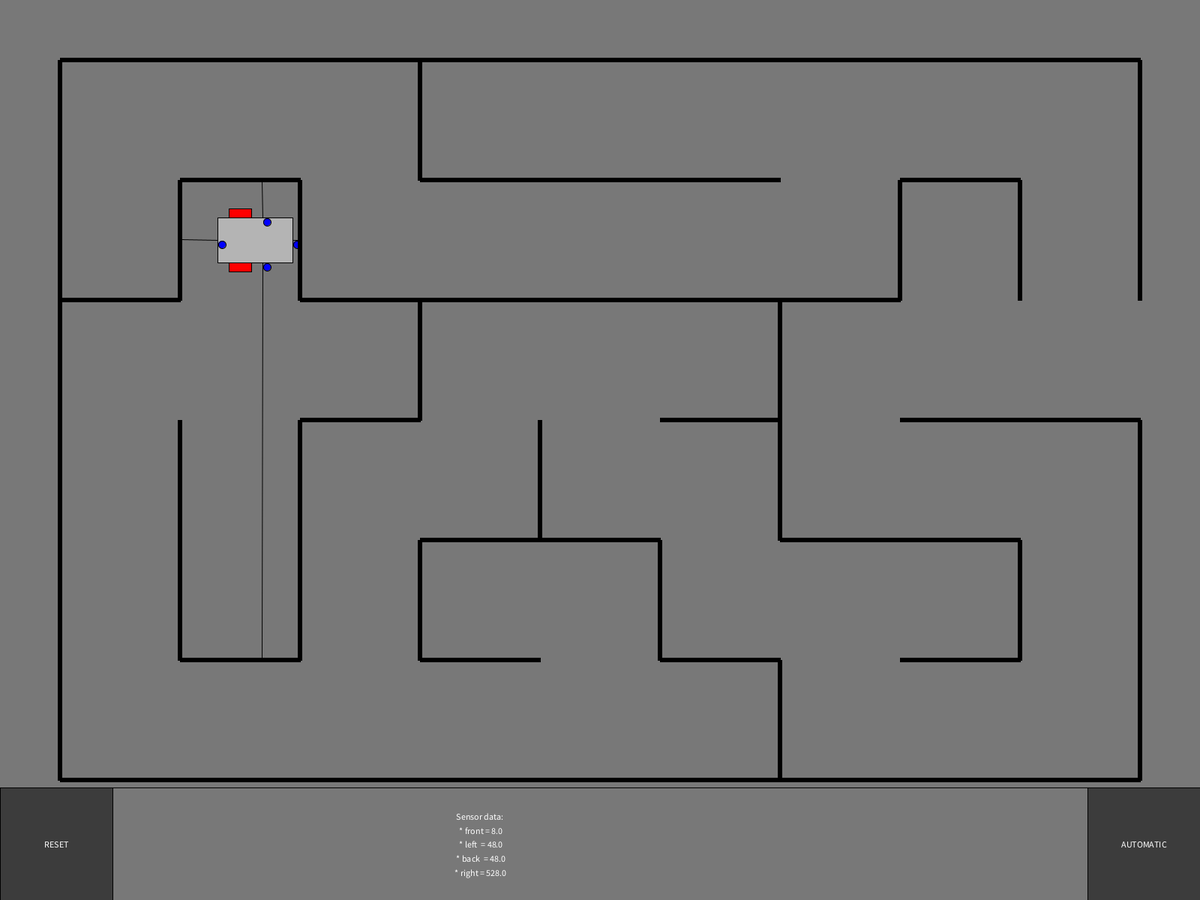
Frame 1 (no input)
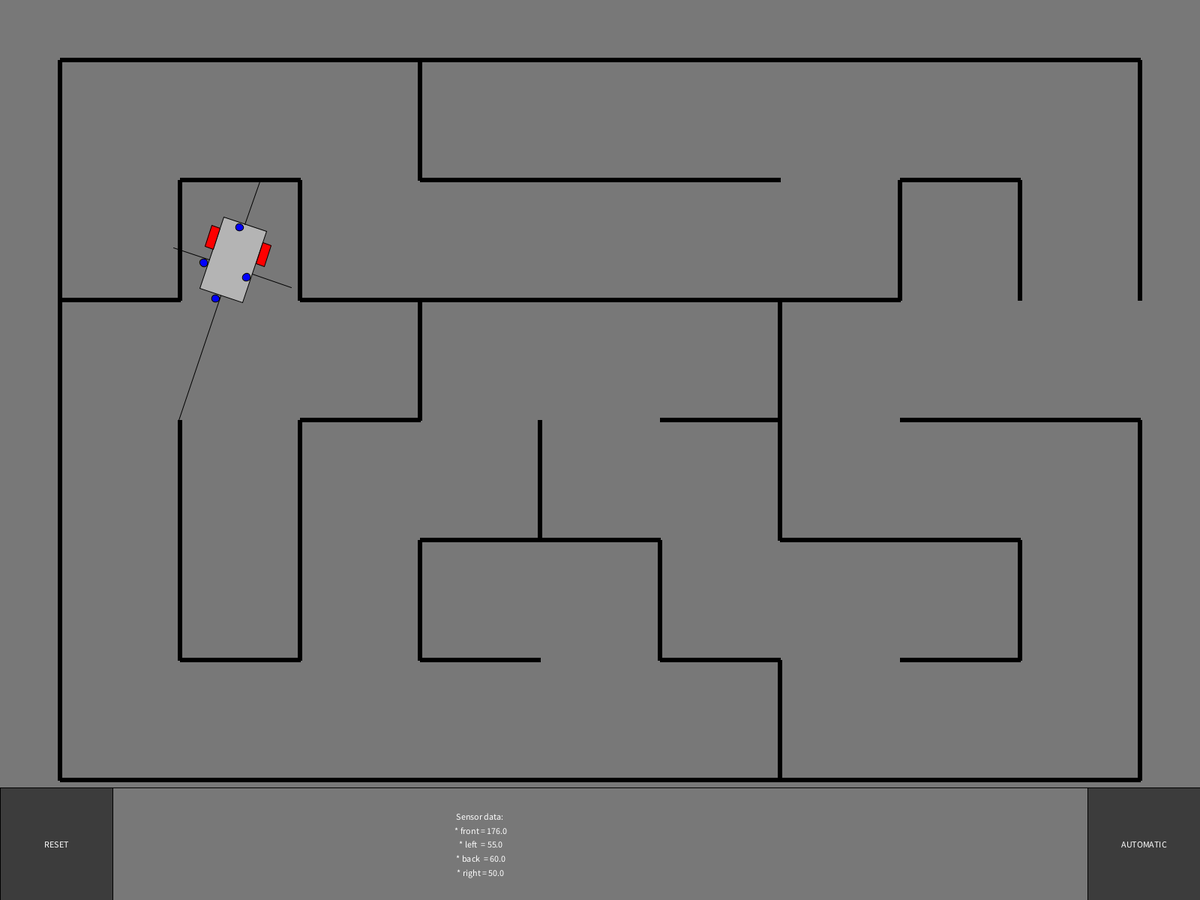
Frame 60 (the mouse pressed at the canvas centre just before this capture)
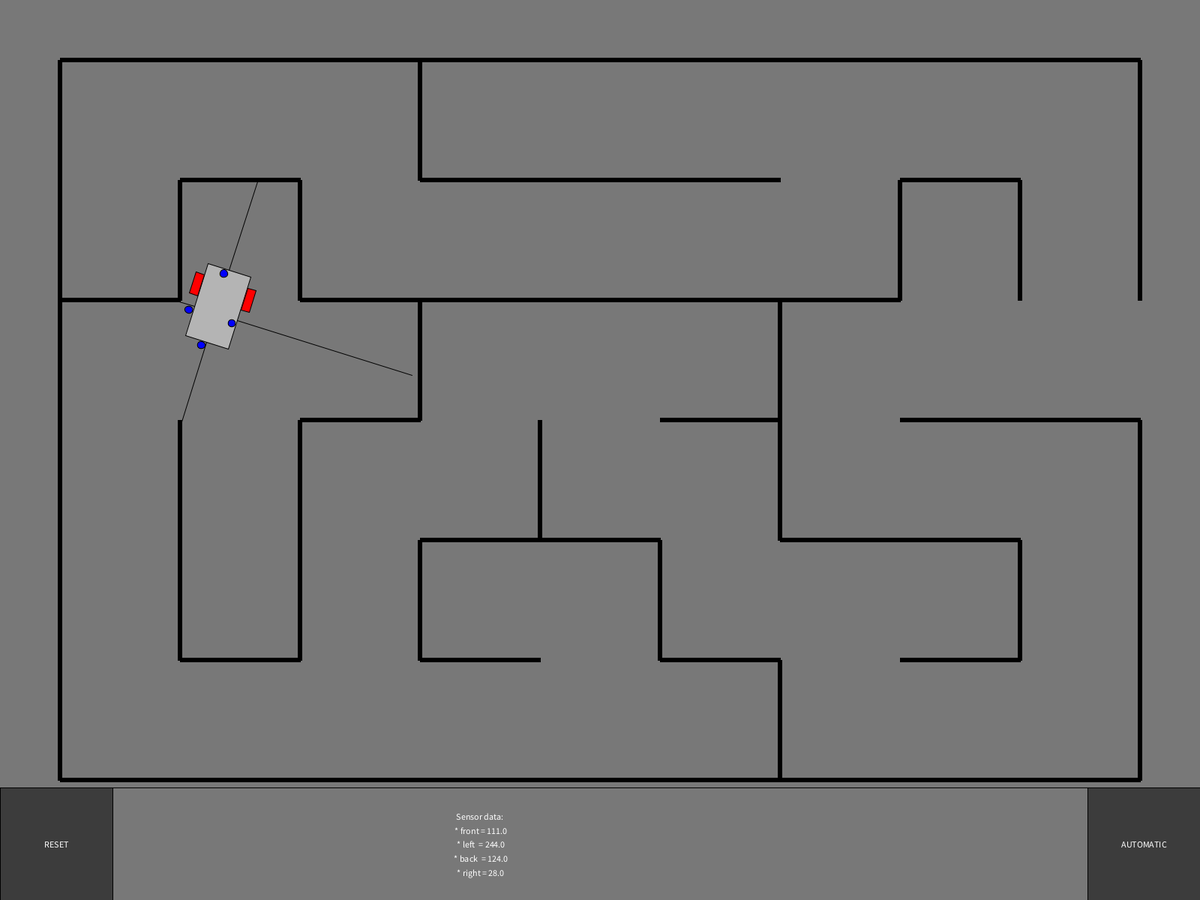
Frame 120 (the mouse held since frame 60 and released just before this capture)

The Processing sketch that drew these frames (run headless with seeded random() and noise(); from frame 60 on, the mouse is pressed at the canvas centre):

// Processing sketch: Mobilny
// ── Mobilny.pde
Robot bot;
Maze maze;
boolean manual, vertical;
int WALL_WIDTH, CELL_SIZE, R_LENG;

void setup()
{
  fullScreen();
  if(displayHeight > displayWidth) 
    vertical = true;
  else 
    vertical = false;
    
  rectMode(CENTER);
 
  if(!vertical)
  {
      CELL_SIZE = width/10;
      R_LENG = width/16;
  }
  else
  {
    CELL_SIZE = height/17;
    R_LENG = height/27;
  }
    
  WALL_WIDTH = 5;
 
  maze = new Maze(CELL_SIZE, CELL_SIZE, width - CELL_SIZE, 4*height/5);
  bot = new Robot(new PVector(2*CELL_SIZE, 2*CELL_SIZE));
  manual = false;
}

void draw()
{
  background(120);
  bot.show();
  maze.show();
  showInterface();
  controls();
}

void mouseReleased()
{ 
  if(mouseX < height/8 && mouseY > height - height/8)
    resetAll();
}

void showInterface()
{
  pushStyle();
  fill(120);
  rect(width/2, height - height/16, width, height/8);
  
  fill(60);
  
  if(mousePressed && mouseX < height/8 && mouseY > height - height/8)
     strokeWeight(3);
  else 
     strokeWeight(1);
     
  rect(height/16, height - height/16, height/8, height/8);
  
  if(mousePressed && mouseX > width - height/8 && mouseY > height - height/8)
     strokeWeight(3);
  else 
     strokeWeight(1);
  
  rect(width - height/16, height - height/16, height/8, height/8);
  
  fill(255);
  textAlign(CENTER, CENTER);
  
  if(manual)
    text("MANUAL",width - height/16, height- height/16, height/8, height/8);
  else 
    text("AUTOMATIC", width - height/16, height-height/16, height/8, height/8);
   
  text("RESET", height/16, height - height/16, height/8, height/8);
   
  fill(255);
  text(" Sensor data: ", 2*width/5, height - 6*height/64);
  text(" * front = " + bot.getFRONT_SENSOR(), 2*width/5, height - 5*height/64);
  text(" * left  = " + bot.getLEFT_SENSOR(), 2*width/5, height - 4*height/64);
  text(" * back  = " + bot.getREAR_SENSOR(), 2*width/5, height - 3*height/64);
  text(" * right = " + bot.getRIGHT_SENSOR(), 2*width/5, height - 2*height/64);
  popStyle();
}

void resetAll()
{
  maze = new Maze(CELL_SIZE, CELL_SIZE, width - CELL_SIZE, 4*height/5);
  bot = new Robot(new PVector(2*CELL_SIZE, 2*CELL_SIZE));
  manual = false;
}

// ── Cell.pde
class Cell
{
  private int x, y;
  private boolean wallsON[] = {true, true ,true, true};
  private Wall walls[] = new Wall[4];
  private boolean visited;
  
  Cell(int xi, int yi)
  {
    x = xi;
    y = yi;
    visited = false;
    walls[0] = new Wall(x+CELL_SIZE/2, y, WALL_WIDTH, CELL_SIZE);
    walls[1] = new Wall(x, y+CELL_SIZE/2, CELL_SIZE, WALL_WIDTH);
    walls[2] = new Wall(x-CELL_SIZE/2, y, WALL_WIDTH, CELL_SIZE);
    walls[3] = new Wall(x, y-CELL_SIZE/2, CELL_SIZE, WALL_WIDTH);
  }
  
  public void removeWall(int i)
  {
    if(i < 4)
      this.wallsON[i] = false;
  }
  
  public void visit()
  {
    this.visited = true;
  }
  
  public boolean isVisited()
  {
    return this.visited;
  }
  
  public boolean inside(PVector pt)
  { 
    for(int i = 0; i < 4; i++)
      if(this.wallsON[i] && this.walls[i].inside(pt))
        return true;
     
     return false;
  }
  
  public void show()
  {
    for(int i = 0; i < 4; i++)
      if(this.wallsON[i])
        this.walls[i].show();
  }
}

// ── Maze.pde
class Maze
{
  public Cell cells[];
  private int rows, cols, num_of_cells;
  
  Maze(int xinit, int yinit, int wid, int hei)
  {
    this.rows = floor(hei/CELL_SIZE);
    this.cols = floor(wid/CELL_SIZE);
    this.num_of_cells = cols*rows;
    
    this.cells = new Cell[this.num_of_cells];
     
    for(int y = 0; y < this.rows; y++)
      for(int x = 0; x < this.cols; x++)
        this.cells[y*this.cols + x] = new Cell(floor(xinit + CELL_SIZE*x), floor(yinit + CELL_SIZE*y)); 
    
    int current = 0;
    IntList stack = new IntList();
    
    do
    {
      int next = checkNeighbours(int(current%this.cols), int(current/this.cols));
      
      if(next != -1 && !cells[next].isVisited())
      {
        stack.append(current);
        cells[next].visit();
        this.removeWalls(current, next);
        current = next; 
      } 
      else if(stack.size() != 0)
      {
        current = stack.get(stack.size()-1); 
        stack.remove(stack.size()-1);   
      }  
    } while(stack.size() > 0);
    
    if(random(2) > 1)
      cells[(cols-1) + int(random(rows-1))*cols].removeWall(0);
    else
      cells[(rows-1)*cols + int(random(cols-1))].removeWall(1);
  }
  
  private void removeWalls(int cur, int nxt)
  {
    int diff = cur - nxt;
   
    if(diff == -1)
    {
       cells[cur].removeWall(0);
       cells[nxt].removeWall(2);     
    }
    else if(diff == 1)
    {
      cells[cur].removeWall(2);
      cells[nxt].removeWall(0);          
    }
    else if(diff > 0)
    {
      cells[cur].removeWall(3);
      cells[nxt].removeWall(1);     
    }
    else if(diff < 0)
    {
      cells[cur].removeWall(1);
      cells[nxt].removeWall(3);     
    }
  }
 
  private int checkNeighbours(int x, int y)
  {
    IntList buf = new IntList();
    
    buf.append(index(x, y-1));
    buf.append(index(x+1, y));
    buf.append(index(x, y+1));
    buf.append(index(x-1, y));
    
    for (int i = 3; i >= 0; i--)
      if(buf.get(i) < 0 || cells[buf.get(i)].visited)
        buf.remove(i);
    
    if(buf.size() > 0)
       return buf.get(int(random(0, buf.size())));
    else 
       return -1;
  }
  
  private int index(int x, int y)
  {
    if(x < 0 || y < 0 || x > cols-1 || y > rows-1)
      return -1;
    else
      return y*this.cols + x;
  }
  
  public int getCellsNum()
  {
    return this.num_of_cells;
  }
  
  public void show()
  { 
    fill(0);
    for(int i = 0; i < this.num_of_cells; i++)
        this.cells[i].show();
  }
  
}

// ── Robot.pde
class Robot
{
  private PVector pos, vel, acc;
  private PVector pSensR, pSensL, pSensB, pSensF;
  public float wid, leng, alpha, mass, leftV, rightV;
  private PVector[] maxPts;
  
  // helping variables
  private float offBeta, offGamma, hh, hR, hr, rr, RR;
  
  // state space
  private float x1, x2, x3, x4, x5;
  private float uLEFT, uRIGHT;
  
  // sensors
  private float sFRONT, sBACK, sLEFT, sRIGHT;
  
  
  Robot(PVector init_pos)
  {
    pos = init_pos;
    vel = new PVector(0,0);
    acc = new PVector(0,0);
    
    alpha = 0;
    leng = R_LENG; 
    wid = 3*leng/5;
    mass = 0.2;
    
    hr = leng/2.0-leng/5.0;
    hR = leng - hr;
    hh = wid/2.0;
    offGamma = atan(hr/hh);
    offBeta = atan(hh/hR);
    rr = sqrt(hr*hr + hh*hh);
    RR = sqrt(hh*hh + hR*hR);
    
    pSensR = new PVector(hr, hh);
    pSensL = new PVector(hr, -hh);
    pSensF = new PVector(hR, 0);
    pSensB = new PVector(-hr, 0);
    
    maxPts = new PVector[8];
    
    maxPts[0] = new PVector(this.pos.x + rr*cos(alpha - offGamma), this.pos.y + rr*sin(alpha - offGamma));
    maxPts[1] = new PVector(this.pos.x + rr*cos(alpha + offGamma), this.pos.y + rr*sin(alpha + offGamma));
    maxPts[2] = new PVector(this.pos.x + RR*cos(alpha - offBeta),  this.pos.y + RR*sin(alpha - offBeta));
    maxPts[3] = new PVector(this.pos.x + RR*cos(alpha + offBeta),  this.pos.y + RR*sin(alpha + offBeta));
    maxPts[4] = new PVector(this.pos.x + RR*cos(alpha + offBeta),  this.pos.y + RR*sin(alpha + offBeta));
    maxPts[5] = new PVector(this.pos.x + RR*cos(alpha + offBeta),  this.pos.y + RR*sin(alpha + offBeta));
    maxPts[6] = new PVector(this.pos.x + RR*cos(alpha + offBeta),  this.pos.y + RR*sin(alpha + offBeta));
    maxPts[7] = new PVector(this.pos.x + RR*cos(alpha + offBeta),  this.pos.y + RR*sin(alpha + offBeta));
       
    x1 = 0;
    x2 = 0;
    x3 = 0;
    x4 = 0;
    x5 = 0;
    
    uLEFT = 0;
    uRIGHT = 0;
    
    sLEFT = 0;
    sRIGHT = 0;
    sBACK = 0;
    sFRONT = 0;
  }
  
  private void update()
  {
    // simulation constants
    // --------
    float L = 0.4; //
    float R = 15;
    float m = 4;
    float B = 1300; //F = B*i
    float T = 2;
    float dt = 0.05;
    
    sensors();
    
    x1 += (uLEFT/L - R/L*x1)*dt;
    x2 += (uRIGHT/L - R/L*x2)*dt;
    x3 += (2*B/m * x1 - T*x3)*dt;
    x4 += (2*B/m * x2 - T*x4)*dt;
    x5 += (x4 - x3)*dt/this.wid;
        
    leftV = x3;
    rightV = x4;
    alpha = x5;
    
    vel = new PVector(1,0);
    vel.setMag((leftV + rightV)/2);
    vel.rotate(alpha);
   
    if(!collides(new PVector(pos.x + vel.x*dt, pos.y + vel.y*dt)))
      pos.add(new PVector(vel.x*dt, vel.y*dt));
    else
      vel.set(0,0,0);
      
    acc.set(0,0,0);
 
    uLEFT = 0;
    uRIGHT = 0;
  }
  
  private void sensors()
  {
     PVector baec = new PVector(this.pos.x + this.hR*cos(this.alpha), this.pos.y + this.hR*sin(this.alpha));
     PVector step = new PVector(1,0);
     
     step.rotate(this.alpha);
     
     int count = 0;
     
     while(!wallDetected(baec) && count < 1023)
     {
       baec.add(step);
       count++;
     }
     
     sFRONT = count;
     
     step.rotate(PI/2);
     baec.set(this.pos.x + this.hr*cos(this.alpha+PI/2), this.pos.y + this.hr*sin(this.alpha+PI/2));
     count = 0;
     
     while(!wallDetected(baec) && count < 1023)
     {
       baec.add(step);
       count++;
     }
     
     sRIGHT = count;
     
     step.rotate(PI/2);
     baec.set(this.pos.x + this.hr*cos(this.alpha+PI), this.pos.y + this.hr*sin(this.alpha + PI));
     count = 0;
     
     while(!wallDetected(baec) && count < 1023)
     {
       baec.add(step);
       count++;
     }
     
     sBACK = count;
     
     step.rotate(PI/2);
     baec.set(this.pos.x + this.hr*cos(this.alpha-PI/2), this.pos.y + this.hr*sin(this.alpha-PI/2));
     count = 0;
     
     while(!wallDetected(baec) && count < 1023)
     {
       baec.add(step);
       count++;
     }
     
     sLEFT = count; 
  }
  
  private boolean wallDetected(PVector ps)
  {
    for(int i = 0; i < maze.getCellsNum(); i++)
       if(maze.cells[i].inside(ps))
         return true;
    //color c = get(int(ps.x), int(ps.y));
    //if(red(c) < 5.0 && green(c) < 5.0 && blue(c) < 5.0)
    //   return true;
    
    
    return false;
  }
  
  private boolean collides(PVector nxtPos)
  {
    for(int i = 0; i < maze.getCellsNum(); i++)
    {
      maxPts[0].set(nxtPos.x + rr*cos(alpha - offGamma - PI/2), nxtPos.y + rr*sin(alpha - offGamma - PI/2));
      maxPts[1].set(nxtPos.x + rr*cos(alpha + offGamma + PI/2), nxtPos.y + rr*sin(alpha + offGamma + PI/2));
      maxPts[2].set(nxtPos.x + RR*cos(alpha - offBeta),  nxtPos.y + RR*sin(alpha - offBeta));
      maxPts[3].set(nxtPos.x + RR*cos(alpha + offBeta),  nxtPos.y + RR*sin(alpha + offBeta));
      maxPts[4].set(nxtPos.x + rr*cos(alpha + PI), nxtPos.y + rr*sin(alpha + PI));
      maxPts[5].set(nxtPos.x + RR*cos(alpha), nxtPos.y + RR*sin(alpha));
      maxPts[6].set(nxtPos.x + hh*cos(alpha + PI/2), nxtPos.y + hh*sin(alpha + PI/2));
      maxPts[7].set(nxtPos.x + hh*cos(alpha - PI/2), nxtPos.y + hh*sin(alpha - PI/2));
      
      for(int j = 0; j < 8; j++)
        if(maze.cells[i].inside(maxPts[j]))
           return true;
    }
   
    return false;
  }
  
  public void writeLEFT(float u)
  {
    uLEFT = u;
    this.update();
  }
  
  public void writeRIGHT(float u)
  {
    uRIGHT = u;
    this.update();
  }
  
  public float encLEFT()
  {
    return this.leftV;
  }
  
  public float encRIGHT()
  {
    return this.rightV;
  }
  
  public float getLEFT_SENSOR()
  {
    return sLEFT;
  }
  
  public float getRIGHT_SENSOR()
  {
    return sRIGHT;
  }
  
  public float getFRONT_SENSOR()
  {
    return sFRONT;
  }
  
  public float getREAR_SENSOR()
  {
    return sBACK;
  }
  
  public void show()
  {
    if(uLEFT == 0 && uRIGHT == 0)
      this.update();
    
    pushMatrix();
    pushStyle();
    translate(this.pos.x, this.pos.y);
    rotate(this.alpha);
    fill(180);
    rect(this.leng/5,0,this.leng, this.wid);
    fill(255,0,0);
    rect(0, this.hh + this.wid/10, this.hr, this.wid/5);
    rect(0, -this.hh - this.wid/10, this.hr, this.wid/5);
    
    fill(0,0,255);
    pushMatrix();
    translate(pSensR.x, pSensR.y);
    ellipse(this.wid/10, this.wid/10, this.leng/10, this.leng/10);
    line(0,0, this.sRIGHT*cos(HALF_PI), this.sRIGHT*sin(HALF_PI));
    popMatrix();
    
    pushMatrix();
    translate(pSensL.x, pSensL.y);
    ellipse(this.wid/10, this.wid/10, this.leng/10, this.leng/10);
    line(0,0, this.sLEFT*cos(-HALF_PI), this.sLEFT*sin(-HALF_PI));
    popMatrix();
    
    pushMatrix();
    translate(pSensF.x, pSensF.y);
    ellipse(this.wid/10, this.wid/10, this.leng/10, this.leng/10);
    line(0,0, this.sFRONT*cos(0), this.sFRONT*sin(0));
    popMatrix();
    
    pushMatrix();
    translate(pSensB.x, pSensB.y);
    ellipse(this.wid/10, this.wid/10, this.leng/10, this.leng/10);
     line(0,0, this.sBACK*cos(PI), this.sBACK*sin(PI));
    popMatrix();
    
    popMatrix();
    popStyle();
  }
}

// ── TODO.pde
// TU PISAMY ALGORYTM DO STEROWANIA NIC WIECEJ NIE RUSZAMY
// TUTAJ DODAWAJ ZMIENNE GLOBALNE
final int WEST = 1 ;  // binarnie 00000001
final int SOUTH= 2 ;  // binarnie 00000010
final int EAST = 4  ;  // binarnie 00000100
final int NORTH = 8 ; // binarnie 00001000

//współrzędne w labiryncie w którym robot startuje ( 10 pole, bo 2 rzad 2 kolumna, z czego 1 i ostania kolumna i rzad nie licza się do labiryntu)
//    1  2  3  4  5  6  7  8  9  10  //powinno być od 0, a nie od 1
// 11 12 13 14 15 16 17 18 19 20 21
// 22 23 24 25 26 27 28 29 30 31 32
// 33 34 35 36 37 38 39 40 41 42 43
// 44 45 46 47 48 49 50 51 52 53 54
// 55 56 57 58 59 60 61 62 63 64 
int indeks = 23;

//wielkość labiryntu
int liczba_rzedow = 6; //zawsze podawać o 2 większą
int liczba_kolumn = 11; //zawsze podawać o 2 większą

int[] mapa = new int[liczba_rzedow*liczba_kolumn-1];

int kierunek = EAST;
//final int M= 4;
//final int N= 9;
//int[] mapa = new int[M*N];
final float trun_time= 48; //trzeba znaleźć takie turn_time i mU, żeby mU*turn_time dawało skręt o 90st
final int distanceF= 45; //dystans od ściany przód, aby czujnik ją zauważył
final int distanceF2= 30; //dystans od ściany przód, aby czujnik uznał, że trzeba skręcić
final int distance= 100; //dystans od ściany bok, aby czujnik ją zauważył
final int go_time = 175;
float W; //W i do przodu
//int indeks = 0;
// jakies przykladowe zmienne do tego slabego algorytmu co tam jest
float vL, vR, dF, dR, dL, dB, uR, uL;
float err = 0, perr = 0, derr = 0, sumerr = 0;
float kp = 0.002;
float kd = 0.000009;
float ki = 0.000001;
float mU;  
int dir = 1;
long p_time = 0;
int goRL = 0;
int goF = 0;
int id;
boolean straight_tunel = false;
boolean initialise = false;
boolean win = false;
short []odwiedzono = new short[liczba_rzedow*liczba_kolumn-2];

// funkcja sterująca robotem
void controls()
{
  boolean chamuj_sie=false;
  if(!initialise)
  {
    initialise=true;
    for(int i=0; i<liczba_rzedow*liczba_kolumn-2; i++)
    {
      mapa[i]=0;
      odwiedzono[i]=0;
    }
  }
  id = indeks;
  // dostępne wartości z czujników:
  // -- lewy i prawy enkoder prędkości obrotowej --
  vL = bot.encLEFT();
  vR = bot.encRIGHT();
  // --- czujniki odległości ---
  dF = bot.getFRONT_SENSOR();
  dR = bot.getRIGHT_SENSOR();
  dL = bot.getLEFT_SENSOR();
  dB = bot.getREAR_SENSOR();

  // -----------------------------------
  // -- CONTROLS HERE --
  // napięcia na lewe i na prawe koł
  //float dConstR = 60.0;
  //float dConstL = 60.0;

  perr = err;

  float dT = (millis() - p_time)/1000.0;
  p_time = millis();


  //(dConstL - dL) + (dConstR - dR)

  if (straight_tunel && dR < distance && dL < distance)
  {
    err = 0.6*(dR - dL);
  } else if (goF>0)
  {
    if (dR<dL && dR < distance)
    {
      err = 0.6*(dR - 58);
    }
    else if (dL<dR && dL < distance)
    {
      err = 0.6*(58 - dL);
    }
    else
    {
      err = vR - vL;
    }
    //System.out.println(vR + " " + vL);
  } else
  {
    err=0;
  }
  derr = (err - perr)*dT;
  sumerr += err;
  float u = kp*err + kd*derr + ki*sumerr;


  uR = dir*(mU + 0.5*u + W);
  uL = dir*(-mU - 0.5*u + W);
  
  
  if (goRL==0 && goF==0 && !win)
  {
 /* if (dR > 1000)  //wykrywa, że bardzo daleko nie ma ściany, a więc wyjście z labiryntu
  {                 //nie działa w symulacji, bo zakres czujnika za mały
    goRight(kierunek);
    win = true;
  }
  else if (dL > 1000)
  {
    goLeft(kierunek);
    win = true;
  }
  else*/ if (dF > distance && dR < distance && dL < distance)
  {
    System.out.println("F");
    goForward();
    
    straight_tunel=true;
  }
  else if (dF > distance && dR < distance) //rozgałęzienie prosto/lewo
  {
    System.out.println("F/L");
    if(kierunek==NORTH)
    {
      if(odwiedzono[indeks]==0) //Jeśli robot nie był wcześniej na danym rozwidleniu
      {                         //to jedzie prosto
        goForward();
      }
      else if (odwiedzono[indeks+liczba_kolumn]==1) //Jeśli robot trafił na skrzyżowanie na którym
      {                                            //już był, to zawraca o ile droga którą przyjechał 
        goBack(kierunek);                                 //została przebyta tylko 1 raz
      }
      else if(odwiedzono[indeks-liczba_kolumn]<=odwiedzono[indeks-1])
      {                            //W innym przypadku wybiera drogę, która została
        goForward();               //Przebyta mniej razy
      }
      else
      {
        goLeft(kierunek);
      }
    }
    else if(kierunek==SOUTH)
    {
      if(odwiedzono[indeks]==0) //Jeśli robot nie był wcześniej na danym rozwidleniu
      {                         //to jedzie prosto
        goForward();
      }
      else if (odwiedzono[indeks-liczba_kolumn]==1) //Jeśli robot trafił na skrzyżowanie na którym
      {                                            //już był, to zawraca o ile droga którą przyjechał 
        goBack(kierunek);                                 //została przebyta tylko 1 raz
      }
      else if(odwiedzono[indeks+liczba_kolumn]<=odwiedzono[indeks+1])
      {                            //W innym przypadku wybiera drogę, która została
        goForward();               //Przebyta mniej razy
      }
      else
      {
        goLeft(kierunek);
      }
    }
    else if(kierunek==WEST)
    {
      if(odwiedzono[indeks]==0) //Jeśli robot nie był wcześniej na danym rozwidleniu
      {                         //to jedzie prosto
        goForward();
      }
      else if (odwiedzono[indeks+1]==1) //Jeśli robot trafił na skrzyżowanie na którym
      {                                 //już był, to zawraca o ile droga którą przyjechał 
        goBack(kierunek);                       //została przebyta tylko 1 raz
      }
      else if(odwiedzono[indeks-1]<=odwiedzono[indeks+liczba_kolumn])
      {                            //W innym przypadku wybiera drogę, która została
        goForward();               //Przebyta mniej razy
      }
      else
      {
        goLeft(kierunek);
      }
    }
    else if(kierunek==EAST)
    {
      if(odwiedzono[indeks]==0) //Jeśli robot nie był wcześniej na danym rozwidleniu
      {                         //to jedzie prosto
        goForward();
      }
      else if (odwiedzono[indeks-1]==1) //Jeśli robot trafił na skrzyżowanie na którym
      {                                 //już był, to zawraca o ile droga którą przyjechał 
        goBack(kierunek);                       //została przebyta tylko 1 raz
      }
      else if(odwiedzono[indeks+1]<=odwiedzono[indeks-liczba_kolumn])
      {                            //W innym przypadku wybiera drogę, która została
        goForward();               //Przebyta mniej razy
      }
      else
      {
        goLeft(kierunek);
      }
    }
  }
  else if (dF > distance && dL < distance ) //rozgałęzienie prosto/prawo
  {
    System.out.println("F/R");
    if(kierunek==NORTH)
    {
      if(odwiedzono[indeks]==0) //Jeśli robot nie był wcześniej na danym rozwidleniu
      {                         //to jedzie prosto
        goForward();
      }
      else if (odwiedzono[indeks+liczba_kolumn]==1) //Jeśli robot trafił na skrzyżowanie na którym
      {                                            //już był, to zawraca o ile droga którą przyjechał 
        goBack(kierunek);                                 //została przebyta tylko 1 raz
      }
      else if(odwiedzono[indeks-liczba_kolumn]<=odwiedzono[indeks+1])
      {                            //W innym przypadku wybiera drogę, która została
        goForward();               //Przebyta mniej razy
      }
      else
      {
        goRight(kierunek);
      }
    }
    else if(kierunek==SOUTH)
    {
      if(odwiedzono[indeks]==0) //Jeśli robot nie był wcześniej na danym rozwidleniu
      {                         //to jedzie prosto
        goForward();
      }
      else if (odwiedzono[indeks-liczba_kolumn]==1) //Jeśli robot trafił na skrzyżowanie na którym
      {                                            //już był, to zawraca o ile droga którą przyjechał 
        goBack(kierunek);                                 //została przebyta tylko 1 raz
      }
      else if(odwiedzono[indeks+liczba_kolumn]<=odwiedzono[indeks-1])
      {                            //W innym przypadku wybiera drogę, która została
        goForward();               //Przebyta mniej razy
      }
      else
      {
        goRight(kierunek);
      }
    }
    else if(kierunek==WEST)
    {
      if(odwiedzono[indeks]==0) //Jeśli robot nie był wcześniej na danym rozwidleniu
      {                         //to jedzie prosto
        goForward();
      }
      else if (odwiedzono[indeks+1]==1) //Jeśli robot trafił na skrzyżowanie na którym
      {                                 //już był, to zawraca o ile droga którą przyjechał 
        goBack(kierunek);                       //została przebyta tylko 1 raz
      }
      else if(odwiedzono[indeks-1]<=odwiedzono[indeks-liczba_kolumn])
      {                            //W innym przypadku wybiera drogę, która została
        goForward();               //Przebyta mniej razy
      }
      else
      {
        goRight(kierunek);
      }
    }
    else if(kierunek==EAST)
    {
      if(odwiedzono[indeks]==0) //Jeśli robot nie był wcześniej na danym rozwidleniu
      {                         //to jedzie prosto
        goForward();
      }
      else if (odwiedzono[indeks-1]==1) //Jeśli robot trafił na skrzyżowanie na którym
      {                                 //już był, to zawraca o ile droga którą przyjechał 
        goBack(kierunek);                       //została przebyta tylko 1 raz
      }
      else if(odwiedzono[indeks+1]<=odwiedzono[indeks+liczba_kolumn])
      {                            //W innym przypadku wybiera drogę, która została
        goForward();               //Przebyta mniej razy
      }
      else
      {
        goRight(kierunek);
      }
    }
  }
  else if (dF > distance) // rozgałęznienie prosto/prawo/lewo
  {
    System.out.println("F/R/L");
    if(kierunek==NORTH)
    {
      if(odwiedzono[indeks]==0) //Jeśli robot nie był wcześniej na danym rozwidleniu
      {                         //to jedzie prosto
        goForward();
      }
      else if (odwiedzono[indeks+liczba_kolumn]==1) //Jeśli robot trafił na skrzyżowanie na którym
      {                                            //już był, to zawraca o ile droga którą przyjechał 
        goBack(kierunek);                                 //została przebyta tylko 1 raz
      }
      else if(odwiedzono[indeks-liczba_kolumn]<=odwiedzono[indeks+1] && odwiedzono[indeks-liczba_kolumn]<=odwiedzono[indeks-1])
      {                            //W innym przypadku wybiera drogę, która została
        goForward();               //Przebyta mniej razy
      }
      else if (odwiedzono[indeks+1]<=odwiedzono[indeks-1])
      {
        goRight(kierunek);
      }
      else
      {
        goLeft(kierunek);
      }
    }
    else if(kierunek==SOUTH)
    {
      if(odwiedzono[indeks]==0) //Jeśli robot nie był wcześniej na danym rozwidleniu
      {                         //to jedzie prosto
        goForward();
      }
      else if (odwiedzono[indeks-liczba_kolumn]==1) //Jeśli robot trafił na skrzyżowanie na którym
      {                                            //już był, to zawraca o ile droga którą przyjechał 
        goBack(kierunek);                                 //została przebyta tylko 1 raz
      }
      else if(odwiedzono[indeks+liczba_kolumn]<=odwiedzono[indeks+1] && odwiedzono[indeks+liczba_kolumn]<=odwiedzono[indeks-1])
      {                            //W innym przypadku wybiera drogę, która została
        goForward();               //Przebyta mniej razy
      }
      else if (odwiedzono[indeks-1]<=odwiedzono[indeks+1])
      {
        goRight(kierunek);
      }
      else
      {
        goLeft(kierunek);
      }
    }
    else if(kierunek==WEST)
    {
      if(odwiedzono[indeks]==0) //Jeśli robot nie był wcześniej na danym rozwidleniu
      {                         //to jedzie prosto
        goForward();
      }
      else if (odwiedzono[indeks+1]==1) //Jeśli robot trafił na skrzyżowanie na którym
      {                                            //już był, to zawraca o ile droga którą przyjechał 
        goBack(kierunek);                                 //została przebyta tylko 1 raz
      }
      else if(odwiedzono[indeks-1]<=odwiedzono[indeks+liczba_kolumn] && odwiedzono[indeks-1]<=odwiedzono[indeks-liczba_kolumn])
      {                            //W innym przypadku wybiera drogę, która została
        goForward();               //Przebyta mniej razy
      }
      else if (odwiedzono[indeks-liczba_kolumn]<=odwiedzono[indeks+liczba_kolumn])
      {
        goRight(kierunek);
      }
      else
      {
        goLeft(kierunek);
      }
    }
    else if(kierunek==EAST)
    {
      if(odwiedzono[indeks]==0) //Jeśli robot nie był wcześniej na danym rozwidleniu
      {                         //to jedzie prosto
        goForward();
      }
      else if (odwiedzono[indeks-1]==1) //Jeśli robot trafił na skrzyżowanie na którym
      {                                            //już był, to zawraca o ile droga którą przyjechał 
        goBack(kierunek);                                 //została przebyta tylko 1 raz
      }
      else if(odwiedzono[indeks+1]<=odwiedzono[indeks+liczba_kolumn] && odwiedzono[indeks+1]<=odwiedzono[indeks-liczba_kolumn])
      {                            //W innym przypadku wybiera drogę, która została
        goForward();               //Przebyta mniej razy
      }
      else if (odwiedzono[indeks+liczba_kolumn]<=odwiedzono[indeks-liczba_kolumn])
      {
        goRight(kierunek);
      }
      else
      {
        goLeft(kierunek);
      }
    }
  }
    else if(dF < distanceF && dR > distance && dL < distance) //zakręt w prawo
    {
      System.out.println("R");
      goRight(kierunek);
    }
    else if(dF < distanceF && dR < distance && dL > distance) //zakręt w lewo
    {
      System.out.println("L");
      goLeft(kierunek); //<>//
    }
    else if(dF < distanceF && dR > distance && dL > distance) //rozgałęznienie prawo/lewo
    {
      System.out.println("R/L");
      if (kierunek == EAST)
      {
        if(odwiedzono[indeks]==0) //Jeśli robot nie był wcześniej na danym rozwidleniu
        {                         //to jedzie w prawo
          goRight(kierunek);
        }
        else if (odwiedzono[indeks-1]==1) //Jeśli robot trafił na skrzyżowanie na którym
        {                                 //już był, to zawraca o ile droga którą przyjechał 
          goBack(kierunek);                       //została przebyta tylko 1 raz
        }
        else if(odwiedzono[indeks+liczba_kolumn]<=odwiedzono[indeks-liczba_kolumn])
        {                            //W innym przypadku wybiera drogę, która została
          goRight(kierunek);               //Przebyta mniej razy
        }
        else
        {
          goLeft(kierunek);
        }
      } 
      else if (kierunek == WEST)
      {
        if(odwiedzono[indeks]==0) //Jeśli robot nie był wcześniej na danym rozwidleniu
        {                         //to jedzie w prawo
          goRight(kierunek);
        }
        else if (odwiedzono[indeks+1]==1) //Jeśli robot trafił na skrzyżowanie na którym
        {                                 //już był, to zawraca o ile droga którą przyjechał 
          goBack(kierunek);                       //została przebyta tylko 1 raz
        }
        else if(odwiedzono[indeks-liczba_kolumn]<=odwiedzono[indeks+liczba_kolumn])
        {                            //W innym przypadku wybiera drogę, która została
          goRight(kierunek);                //Przebyta mniej razy
        }
        else
        {
          goLeft(kierunek);
        }
      } 
      else if (kierunek == NORTH)
      {
        if(odwiedzono[indeks]==0) //Jeśli robot nie był wcześniej na danym rozwidleniu
        {                         //to jedzie w prawo
          goRight(kierunek);
        }
        else if (odwiedzono[indeks+liczba_kolumn]==1) //Jeśli robot trafił na skrzyżowanie na którym
        {                                 //już był, to zawraca o ile droga którą przyjechał 
          goBack(kierunek);                       //została przebyta tylko 1 raz
        }
        else if(odwiedzono[indeks+1]<=odwiedzono[indeks-1])
        {                            //W innym przypadku wybiera drogę, która została
          goRight(kierunek);                //Przebyta mniej razy
        }
        else
        {
          goLeft(kierunek);
        }
      } 
      else if (kierunek == SOUTH)
      {
        if(odwiedzono[indeks]==0) //Jeśli robot nie był wcześniej na danym rozwidleniu
        {                         //to jedzie w prawo
          goRight(kierunek);
        }
        else if (odwiedzono[indeks-liczba_kolumn]==1) //Jeśli robot trafił na skrzyżowanie na którym
        {                                 //już był, to zawraca o ile droga którą przyjechał 
          goBack(kierunek);                       //została przebyta tylko 1 raz
        }
        else if(odwiedzono[indeks-1]<=odwiedzono[indeks+1])
        {                            //W innym przypadku wybiera drogę, która została
          goRight(kierunek);                //Przebyta mniej razy
        }
        else
        {
          goLeft(kierunek);
        }
      }
    }
    else if(dF < distance && dR < distance && dL < distance) //Ślepa uliczka
    {
      odwiedzono[indeks]++;
      goBack(kierunek); 
    }
    else
    {
      goForwardErr();
      chamuj_sie=true;
    }
    if(!chamuj_sie)
    {
        odwiedzono[indeks]++;
        indeks = updateId(id, kierunek);  
        if (indeks==0)
        {
          System.out.println("Pojazd opóścił labirynt");
          win = true;
        }
    }
    
  }
  else if (goRL>0 && goRL < trun_time)
    {
      goRL++;
    } 
    else if (goRL==trun_time)
    {
      Stop();
      goForward();
    } 
    else if (goF==go_time || (goF > (go_time - (int)floor(go_time/10)) && dF < distanceF2))
    {
      Stop();
    } 
    else if (goF < go_time)
    {
        goF++;
       // System.out.println(goF);
    } 
  // ograniczenie napięcia
  uR = constrain(uR, -5, 5);
  uL = constrain(uL, -5, 5);

  // -- END CONTROLS --
  // -- podawanie napięcia na silniki --
  // wartosci np. od -5 do 5
  bot.writeLEFT(uL);
  bot.writeRIGHT(uR);
  /*for (int i=0; i<liczba_rzedow*liczba_kolumn; i++)
  {
    System.out.println("wsp " + i + " sciany " + mapa[i] + " odwiedzono " + odwiedzono[i]);
  }*/
 // System.out.println("id= " + indeks);
}
private void goForward()
{
  goF++;
  goRL=0;
  mU=0;
  W=1;
}
private void goForwardErr()
{
  goF=goF+10;
  goRL=0;
  mU=0;
  W=0.2;
}
private void goRight(int kier)
{
  System.out.println("Skręcam w prawo");
 // sprawdzaj = 0;  
  goRL++;
  mU=1.1;
  W=0;
  if (kier==NORTH)
  {
    kierunek = EAST; 
  }
  else if (kier==SOUTH)
  {
    kierunek = WEST; 
  }
  else if (kier==WEST)
  {
    kierunek = NORTH; 
  }
  else if (kier==EAST)
  {
    kierunek = SOUTH; 
  }
}
private void goLeft(int kier)
{
  System.out.println("Skręcam w lewo");
 // sprawdzaj = 0;  
  goRL++;
  mU=-1.1;
  W=0;
  if (kier==NORTH)
  {
    kierunek = WEST; 
  }
  else if (kier==SOUTH)
  {
    kierunek = EAST; 
  }
  else if (kier==WEST)
  {
    kierunek = SOUTH; 
  }
  else if (kier==EAST)
  {
    kierunek = NORTH; 
  }
}
private void Stop()
{
  goF=0;
  goRL=0;
  mU=0;
  W=0;
}
private void goBack(int kier)
{
  System.out.println("Wracam");
//  sprawdzaj = 0;  
  goRL++;
  mU=2.2;
  W=0;
  if (kier==NORTH)
  {
    kierunek = SOUTH; 
  }
  else if (kier==SOUTH)
  {
    kierunek = NORTH; 
  }
  else if (kier==WEST)
  {
    kierunek = EAST; 
  }
  else if (kier==EAST)
  {
    kierunek = WEST; 
  }
}

int updateId(int id, int kier)
{
  int ide=id;
  switch(kier)
  {
    case NORTH:
      ide = id -liczba_kolumn;
      break;
    case SOUTH:
      ide = id + liczba_kolumn;
      break;
    case EAST:
      ide = id + 1;
      break;
    case WEST:
      ide = id - 1;
      break;
  }
    System.out.println("id= " + ide);
  if (ide<10 || ide > 52 || ide%11==10 || ide%11==9)
  {
    return 0;
  }
  else
  {
    return ide;
  }
}


/*private void dodaj_sciane(int id, int kier)
{
  //mapa[indeks] = mapa[indeks] + kierunek;
  /* if (mapa[id]<=0 || mapa[id]>15)
   {
   mapa[id]=0;
   }  */
/*  int inde=id;
  mapa[id] = mapa[id] | kier;
  if ( kier == NORTH ) {
    if (id + liczba_kolumn<liczba_rzedow*liczba_kolumn)
    {
      id = inde + liczba_kolumn;
      mapa[id] = mapa[id] | SOUTH;
    }
    // kierunek=kierunek-NORTH;
  }
  if ( kier == EAST ) {
    if (id + 1<liczba_rzedow*liczba_kolumn)
    {
      id = inde + 1;
      mapa[id] = mapa[id] | WEST;
    }
    //    kierunek=kierunek-EAST;
  }
  if ( kier == SOUTH ) {
    if (id - liczba_kolumn>0)
    {
      id = inde - liczba_kolumn ;
      mapa[id]= mapa[id] | NORTH;
    }
    // kierunek=kierunek-SOUTH;
  }
  if ( kier == WEST ) {
    if (id - 1>0)
    {
      id = inde - 1;
      mapa[id] = mapa[id] | EAST;
    }
  }
  // System.out.println("wsp " + inde + " sciany " + mapa[inde]);
}*/

// ── Wall.pde
class Wall
{
  PVector p;
  float leng, widt;
  float maxx, maxy, minx ,miny;
  
  Wall(float x, float y, float lengi, float widti)
  {
    p = new PVector(x,y);
    leng = lengi;
    widt = widti;
    maxx = p.x + leng/2;
    maxy = p.y + widt/2;
    minx = p.x - leng/2;
    miny = p.y - widt/2; 
  }
  
  public boolean inside(PVector pt)
  { 
    return (pt.x > minx && pt.x < maxx && pt.y < maxy && pt.y > miny);
  }
 
  public void show()
  {
    pushMatrix();
    translate(this.p.x, this.p.y);
    fill(0);
    rect(0,0,this.leng, this.widt);
    popMatrix();
  }
  
  
}
